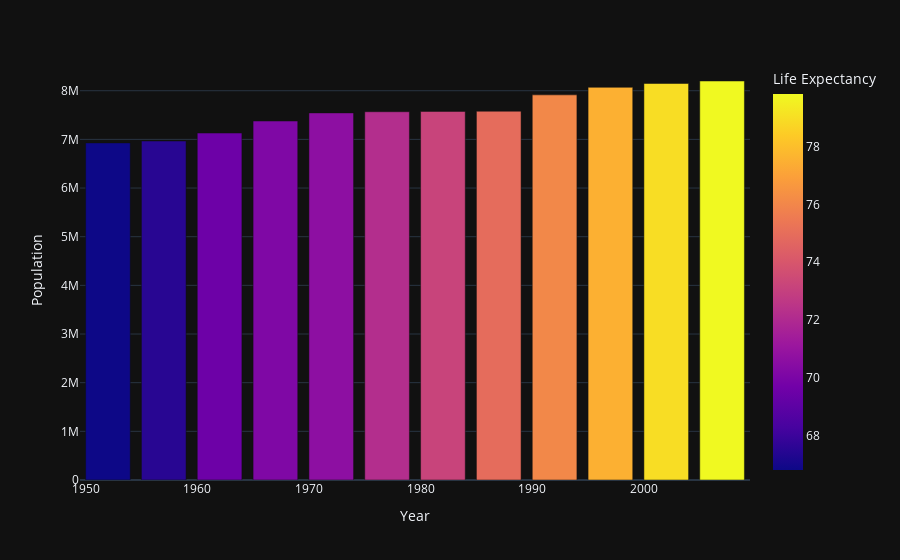

Here is the notebook cell this chart was saved with:
### Code cell
fig = px.bar(
    data_frame=austria,
    x='Year',
    y='Population',
    color='Life Expectancy'
)

fig.show()

### Figure 1 — Plotly figure (JSON) as saved in the notebook; plotly's stock layout.template omitted (floating-point values rounded to 4 significant figures)
{"data": [{"alignmentgroup": "True", "hovertemplate": "Year=%{x}<br>Population=%{y}<br>Life Expectancy=%{marker.color}<extra></extra>", "legendgroup": "", "marker": {"color": [66.8, 67.48, 69.54, 70.14, 70.63, 72.17, 73.18, 74.94, 76.04, 77.51, 78.98, 79.83], "coloraxis": "coloraxis", "pattern": {"shape": ""}}, "name": "", "offsetgroup": "", "orientation": "v", "showlegend": false, "textposition": "auto", "x": [1952, 1957, 1962, 1967, 1972, 1977, 1982, 1987, 1992, 1997, 2002, 2007], "xaxis": "x", "y": [6927772, 6965860, 7129864, 7376998, 7544201, 7568430, 7574613, 7578903, 7914969, 8069876, 8148312, 8199783], "yaxis": "y", "type": "bar"}], "layout": {"xaxis": {"anchor": "y", "domain": [0.0, 1.0], "title": {"text": "Year"}}, "yaxis": {"anchor": "x", "domain": [0.0, 1.0], "title": {"text": "Population"}}, "coloraxis": {"colorbar": {"title": {"text": "Life Expectancy"}}, "colorscale": [[0.0, "#0d0887"], [0.1111, "#46039f"], [0.2222, "#7201a8"], [0.3333, "#9c179e"], [0.4444, "#bd3786"], [0.5556, "#d8576b"], [0.6667, "#ed7953"], [0.7778, "#fb9f3a"], [0.8889, "#fdca26"], [1.0, "#f0f921"]]}, "legend": {"tracegroupgap": 0}, "margin": {"t": 60}, "barmode": "relative"}}
